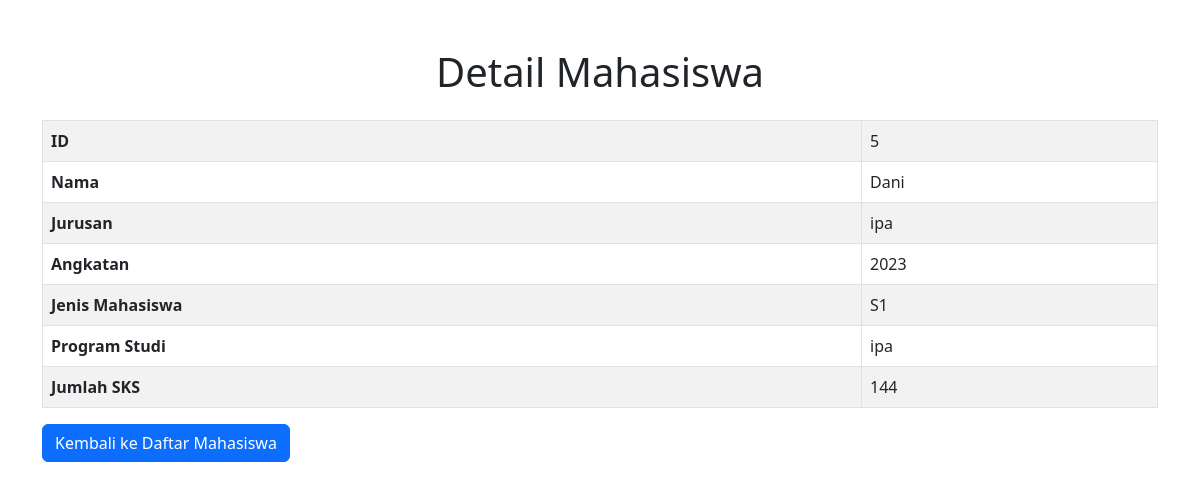
Page /detail.php?id=5 (signed in) on the committed database.
### tables this page shows
CREATE TABLE `mahasiswa` (
  `id` int(11) NOT NULL,
  `nama` varchar(100) NOT NULL,
  `jurusan` varchar(100) NOT NULL,
  `angkatan` year(4) NOT NULL,
  `jenis_mahasiswa` enum('S1','S2') NOT NULL,
  `program_studi` varchar(100) DEFAULT NULL,
  `jumlah_sks` int(11) DEFAULT NULL,
  `topik_tesis` varchar(255) DEFAULT NULL,
  `nama_pembimbing` varchar(100) DEFAULT NULL
);

### detail.php (the view, shortened to what this page needs)
<?php
include 'koneksi.php';
$id = $_GET['id'];
$result = $conn->query("SELECT * FROM mahasiswa WHERE id = $id");
$mahasiswa = $result->fetch_assoc();
?>
<!DOCTYPE html>
<html lang="en">
<head>
    <link href="https://cdn.jsdelivr.net/npm/bootstrap@5.3.0-alpha1/dist/css/bootstrap.min.css" rel="stylesheet">
</head>
<body>
    <div class="container mt-5">
        <h1 class="text-center mb-4">Detail Mahasiswa</h1>
        <table class="table table-bordered table-striped">
            <tr>
                <th>ID</th>
                <td><?= $mahasiswa['id'] ?></td>
            </tr>
            <tr>
                <th>Nama</th>
                <td><?= $mahasiswa['nama'] ?></td>
            </tr>
            <tr>
                <th>Jurusan</th>
                <td><?= $mahasiswa['jurusan'] ?></td>
            </tr>
            <tr>
                <th>Angkatan</th>
                <td><?= $mahasiswa['angkatan'] ?></td>
            </tr>
            <tr>
                <th>Jenis Mahasiswa</th>
                <td><?= $mahasiswa['jenis_mahasiswa'] ?></td>
            </tr>
            <?php if ($mahasiswa['jenis_mahasiswa'] === 'S1'): ?>
            <tr>
                <th>Program Studi</th>
                <td><?= $mahasiswa['program_studi'] ?></td>
            </tr>
            <tr>
                <th>Jumlah SKS</th>
                <td><?= $mahasiswa['jumlah_sks'] ?></td>
            </tr>
            <?php endif; ?>
        </table>
        <a href="index.php" class="btn btn-primary">Kembali ke Daftar Mahasiswa</a>
    </div>
</body>
</html>

### rows in the picture
mahasiswa: id "5", nama "Dani", jurusan "ipa", angkatan "2023", jenis_mahasiswa "S1", program_studi "ipa", jumlah_sks "144"
